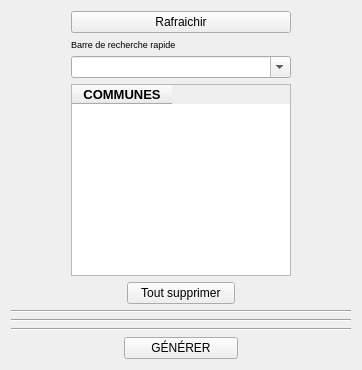
     <widget class="QWidget" name="tab_stat">
      <attribute name="title">
       <string>3. STATISTIQUES</string>
      </attribute>
      <layout class="QGridLayout" name="gridLayout_13">
       <item row="2" column="0">
        <widget class="Line" name="line_8">
         <property name="orientation">
          <enum>Qt::Horizontal</enum>
         </property>
        </widget>
       </item>
       <item row="3" column="0">
        <widget class="Line" name="line_7">
         <property name="orientation">
          <enum>Qt::Horizontal</enum>
         </property>
        </widget>
       </item>
       <item row="0" column="0">
        <layout class="QHBoxLayout" name="horizontalLayout_3">
         <item>
          <layout class="QGridLayout" name="gridLayout">
           <item row="0" column="0">
            <layout class="QHBoxLayout" name="horizontalLayout_17">
             <item>
              <spacer name="horizontalSpacer_5">
               <property name="orientation">
                <enum>Qt::Horizontal</enum>
               </property>
               <property name="sizeHint" stdset="0">
                <size>
                 <width>40</width>
                 <height>20</height>
                </size>
               </property>
              </spacer>
             </item>
            </layout>
           </item>
          </layout>
         </item>
         <item>
          <layout class="QGridLayout" name="gridLayout_10">
           <item row="0" column="0">
            <spacer name="verticalSpacer_9">
             <property name="orientation">
              <enum>Qt::Vertical</enum>
             </property>
             <property name="sizeHint" stdset="0">
              <size>
               <width>20</width>
               <height>40</height>
              </size>
             </property>
            </spacer>
           </item>
           <item row="1" column="0">
            <spacer name="verticalSpacer_10">
             <property name="orientation">
              <enum>Qt::Vertical</enum>
             </property>
             <property name="sizeHint" stdset="0">
              <size>
               <width>20</width>
               <height>40</height>
              </size>
             </property>
            </spacer>
           </item>
          </layout>
         </item>
         <item>
          <layout class="QVBoxLayout" name="verticalLayout_4">
           <item>
            <layout class="QHBoxLayout" name="horizontalLayout_25">
             <item>
              <widget class="QPushButton" name="rafraichirUi_Tout_Rafraichir">
               <property name="sizePolicy">
                <sizepolicy hsizetype="Expanding" vsizetype="Fixed">
                 <horstretch>0</horstretch>
                 <verstretch>0</verstretch>
                </sizepolicy>
               </property>
               <property name="text">
                <string>Rafraichir</string>
               </property>
              </widget>
             </item>
            </layout>
           </item>
           <item>
            <widget class="QLabel" name="label_2">
             <property name="font">
              <font>
               <pointsize>7</pointsize>
               <weight>50</weight>
               <bold>false</bold>
              </font>
             </property>
             <property name="text">
              <string>Barre de recherche rapide</string>
             </property>
            </widget>
           </item>
           <item>
            <layout class="QHBoxLayout" name="horizontalLayout_10">
             <item>
              <widget class="QComboBox" name="comboBox_Stat">
               <property name="font">
                <font>
                 <weight>50</weight>
                 <bold>false</bold>
                </font>
               </property>
               <property name="contextMenuPolicy">
                <enum>Qt::DefaultContextMenu</enum>
               </property>
               <property name="toolTip">
                <string/>
               </property>
               <property name="statusTip">
                <string/>
               </property>
               <property name="whatsThis">
                <string/>
               </property>
               <property name="accessibleName">
                <string/>
               </property>
               <property name="accessibleDescription">
                <string/>
               </property>
               <property name="styleSheet">
                <string notr="true"/>
               </property>
               <property name="inputMethodHints">
                <set>Qt::ImhPreferUppercase</set>
               </property>
               <property name="editable">
                <bool>true</bool>
               </property>
               <property name="duplicatesEnabled">
                <bool>false</bool>
               </property>
              </widget>
             </item>
            </layout>
           </item>
           <item>
            <widget class="QTableWidget" name="tableWidget_ChoixFinal_Stat">
             <property name="minimumSize">
              <size>
               <width>0</width>
               <height>0</height>
              </size>
             </property>
             <property name="maximumSize">
              <size>
               <width>220</width>
               <height>16777215</height>
              </size>
             </property>
             <property name="font">
              <font>
               <pointsize>10</pointsize>
               <weight>75</weight>
               <bold>true</bold>
              </font>
             </property>
             <property name="editTriggers">
              <set>QAbstractItemView::NoEditTriggers</set>
             </property>
             <property name="rowCount">
              <number>0</number>
             </property>
             <property name="columnCount">
              <number>1</number>
             </property>
             <column>
              <property name="text">
               <string>COMMUNES</string>
              </property>
             </column>
            </widget>
           </item>
           <item>
            <layout class="QHBoxLayout" name="horizontalLayout_26">
             <item>
              <spacer name="horizontalSpacer_19">
               <property name="orientation">
                <enum>Qt::Horizontal</enum>
               </property>
               <property name="sizeHint" stdset="0">
                <size>
                 <width>40</width>
                 <height>20</height>
                </size>
               </property>
              </spacer>
             </item>
             <item>
              <widget class="QPushButton" name="rafraichirUi_ToutSupprimer">
               <property name="sizePolicy">
                <sizepolicy hsizetype="Expanding" vsizetype="Fixed">
                 <horstretch>0</horstretch>
                 <verstretch>0</verstretch>
                </sizepolicy>
               </property>
               <property name="maximumSize">
                <size>
                 <width>120</width>
                 <height>200</height>
                </size>
               </property>
               <property name="font">
                <font>
                 <weight>50</weight>
                 <bold>false</bold>
                </font>
               </property>
               <property name="text">
                <string>   Tout supprimer   </string>
               </property>
              </widget>
             </item>
             <item>
              <spacer name="horizontalSpacer_26">
               <property name="orientation">
                <enum>Qt::Horizontal</enum>
               </property>
               <property name="sizeHint" stdset="0">
                <size>
                 <width>40</width>
                 <height>20</height>
                </size>
               </property>
              </spacer>
             </item>
            </layout>
           </item>
          </layout>
         </item>
         <item>
          <layout class="QGridLayout" name="gridLayout_12">
           <item row="1" column="0">
            <spacer name="verticalSpacer_5">
             <property name="orientation">
              <enum>Qt::Vertical</enum>
             </property>
             <property name="sizeHint" stdset="0">
              <size>
               <width>20</width>
               <height>40</height>
              </size>
             </property>
            </spacer>
           </item>
           <item row="6" column="0">
            <spacer name="verticalSpacer_8">
             <property name="orientation">
              <enum>Qt::Vertical</enum>
             </property>
             <property name="sizeHint" stdset="0">
              <size>
               <width>20</width>
               <height>40</height>
              </size>
             </property>
            </spacer>
           </item>
           <item row="7" column="0">
            <spacer name="verticalSpacer_2">
             <property name="orientation">
              <enum>Qt::Vertical</enum>
             </property>
             <property name="sizeHint" stdset="0">
              <size>
               <width>20</width>
               <height>40</height>
              </size>
             </property>
            </spacer>
           </item>
           <item row="0" column="0">
            <spacer name="verticalSpacer">
             <property name="orientation">
              <enum>Qt::Vertical</enum>
             </property>
             <property name="sizeHint" stdset="0">
              <size>
               <width>20</width>
               <height>40</height>
              </size>
             </property>
            </spacer>
           </item>
           <item row="5" column="0">
            <spacer name="verticalSpacer_4">
             <property name="orientation">
              <enum>Qt::Vertical</enum>
             </property>
             <property name="sizeHint" stdset="0">
              <size>
               <width>20</width>
               <height>40</height>
              </size>
             </property>
            </spacer>
           </item>
          </layout>
         </item>
         <item>
          <layout class="QGridLayout" name="gridLayout_11">
           <item row="0" column="0">
            <layout class="QHBoxLayout" name="horizontalLayout_23">
             <item>
              <spacer name="horizontalSpacer_4">
               <property name="orientation">
                <enum>Qt::Horizontal</enum>
               </property>
               <property name="sizeHint" stdset="0">
                <size>
                 <width>40</width>
                 <height>20</height>
                </size>
               </property>
              </spacer>
             </item>
            </layout>
           </item>
          </layout>
         </item>
         <item>
          <layout class="QGridLayout" name="gridLayout_4"/>
         </item>
        </layout>
       </item>
       <item row="4" column="0">
        <layout class="QHBoxLayout" name="horizontalLayout_34">
         <item>
          <spacer name="horizontalSpacer_62">
           <property name="orientation">
            <enum>Qt::Horizontal</enum>
           </property>
           <property name="sizeHint" stdset="0">
            <size>
             <width>40</width>
             <height>20</height>
            </size>
           </property>
          </spacer>
         </item>
         <item>
          <widget class="QPushButton" name="exportStat">
           <property name="enabled">
            <bool>true</bool>
           </property>
           <property name="sizePolicy">
            <sizepolicy hsizetype="Expanding" vsizetype="Fixed">
             <horstretch>0</horstretch>
             <verstretch>0</verstretch>
            </sizepolicy>
           </property>
           <property name="text">
            <string>GÉNÉRER</string>
           </property>
          </widget>
         </item>
         <item>
          <spacer name="horizontalSpacer_63">
           <property name="orientation">
            <enum>Qt::Horizontal</enum>
           </property>
           <property name="sizeHint" stdset="0">
            <size>
             <width>40</width>
             <height>20</height>
            </size>
           </property>
          </spacer>
         </item>
        </layout>
       </item>
       <item row="1" column="0">
        <widget class="Line" name="line_9">
         <property name="orientation">
          <enum>Qt::Horizontal</enum>
         </property>
        </widget>
       </item>
      </layout>
     </widget>
